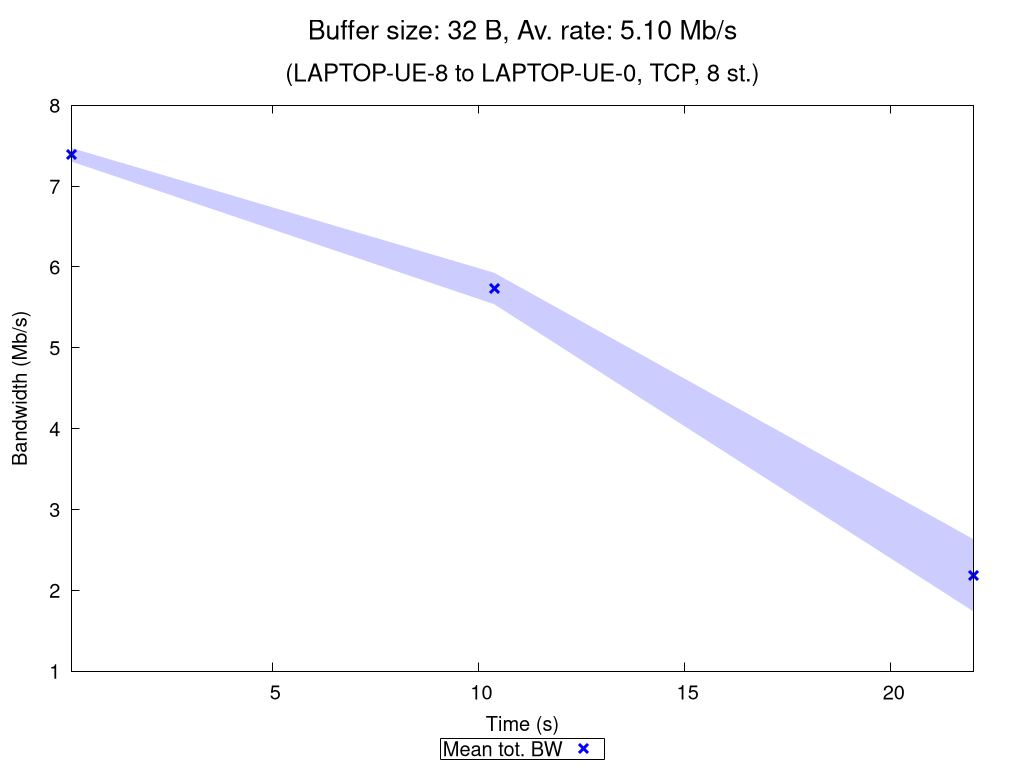

The script that saved this image:
set terminal pngcairo nocrop enhanced size 1024,768 font "Verdana,15"
set output "TCP_8_st_2020_10_29_09-41-39_two2one_00032B.png"

set title "{/=20 Buffer size: 32 B, Av. rate: 5.10 Mb/s}\n\n{/=18 (LAPTOP-UE-8 to LAPTOP-UE-0, TCP, 8 st.)}"

set xlabel "Time (s)"
set ylabel "Bandwidth (Mb/s)"
set ytics nomirror
set key bmargin center horizontal box samplen 1 width -1
set bmargin 4.6
set rmargin 4.5

rf = 1000000.0  # rate factor
set style fill transparent solid 0.2 noborder
set autoscale xfix
plot "TCP_8_st_2020_10_29_09-41-39_two2one_00032B_iperf_processed.dat" using 1:($2/rf-$3/rf):($2/rf+$3/rf) with filledcurves lc rgb "blue" notitle, \
     "" using 1:($2/rf) with points pt 2 ps 1.5 lw 3 lc rgb "blue" title "Mean tot. BW", \
